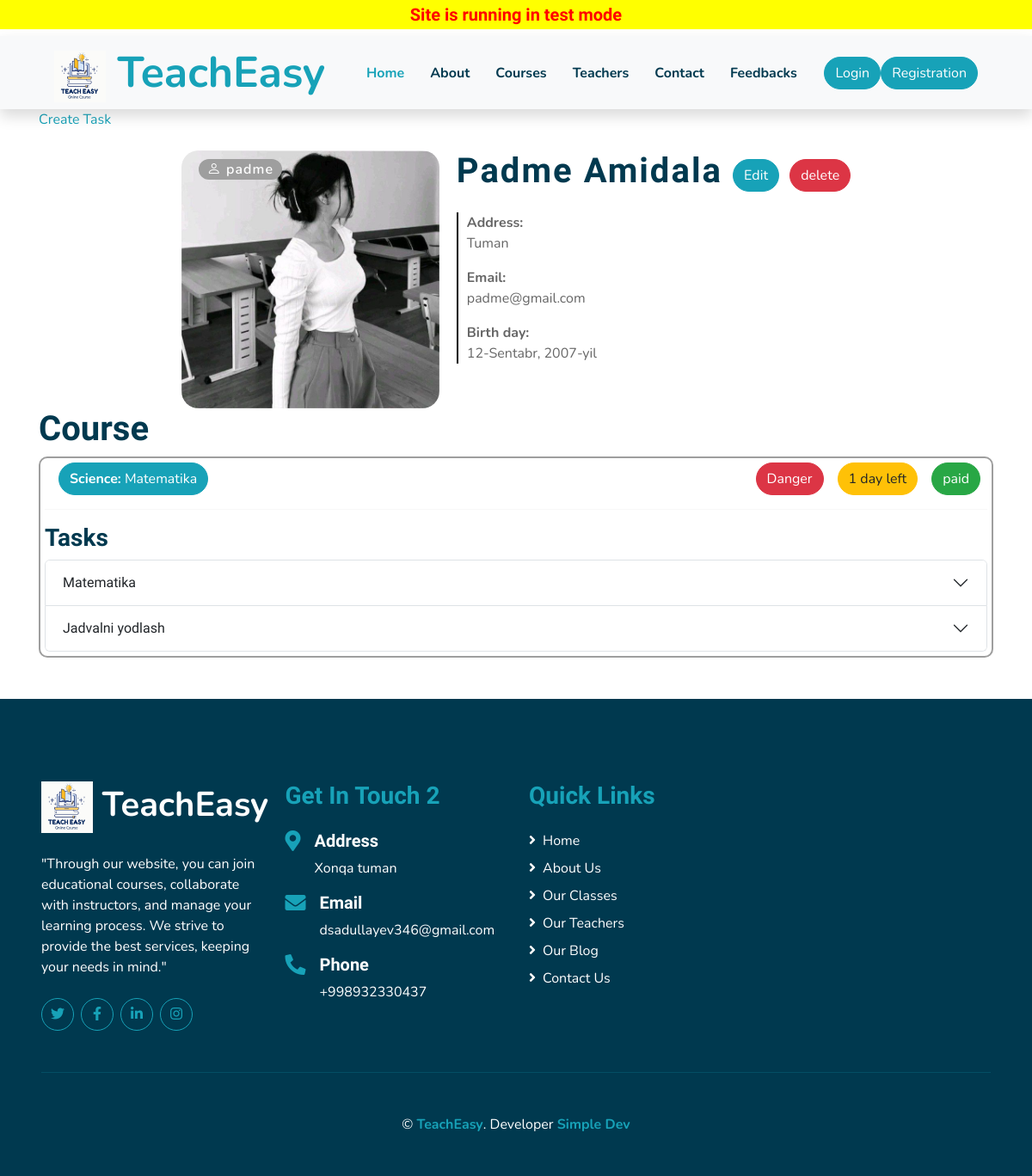
/course/1/student/3/detail, run on the app's committed database.
### main/models.py (models this page shows, shortened)
class CourseStudent(models.Model):
    course = models.ForeignKey(Course, on_delete=models.CASCADE)
    student = models.ForeignKey(Student, on_delete=models.CASCADE, related_name='course_students')
    teacher = models.ForeignKey(Teacher, on_delete=models.CASCADE, related_name='course_teachers')
    start_date = models.DateField()

class Student(models.Model):
    user = models.ForeignKey(CustomUser, on_delete=models.CASCADE)

class CustomUser(AbstractUser):
    birth_date = models.DateField(blank=True, null=True)
    address = models.TextField(blank=True, null=True)
    phone_number = PhoneNumberField(unique=True, blank=True, null=True)
    role = models.CharField(
        max_length=20,
        choices=UserRoleEnum.choices(),
        default=UserRoleEnum.STUDENT.name
    )
    image = models.ImageField(upload_to='users/', blank=True, null=True)

class Course(models.Model):
    name = models.CharField(max_length=50)
    description = models.TextField()
    image = models.ImageField(upload_to='courses/')
    price = models.DecimalField(max_digits=10, decimal_places=2)
    start_time = models.TimeField()
    end_time = models.TimeField()
    schedule_days = models.CharField(max_length=70)
    teacher = models.ForeignKey(Teacher,on_delete=models.SET_NULL,null=True)

class StudentTask(models.Model):
    student = models.ForeignKey(Student, on_delete=models.CASCADE, related_name='student_tasks')
    course = models.ForeignKey(Course, on_delete=models.CASCADE)
    name = models.CharField(max_length=50)
    description = models.TextField()
    given_date = models.DateField()
    until_date = models.DateField()
    is_done = models.BooleanField(default=False)

### main/views.py (the view)
# urls.py: path('course/<int:course_id>/student/<int:student_id>/detail',student_detail_view,name='student_detail'),
def student_detail_view(request, course_id, student_id):
    course_student = CourseStudent.objects.get(course=course_id, student=student_id)
    student = course_student.student
    student_tasks = StudentTask.objects.filter(student=student)
    ctx = {
        'course_student': course_student,
        'student': student,
        'student_tasks': student_tasks
    }
    return render(request, 'student/student_detail.html', ctx)

### template/student/student_detail.html (shortened to what this page needs)
{% extends "main/base.html" %}
{% load static %}
{% block content %}
<div class="container">
  <a href="{% url 'student_task_take' course_id=course_student.course.id student_id=student.id %}">Create Task</a>
  <div class="d-flex mt-4 justify-content-center">
    <div class="d-flex">
      <div class="img-of-teacher">
        <span class="position-absolute"><i class="bi bi-person" style="color: white;"></i>
          {{ course_student.student.user.username }}</span>
        {% if course_student.student.user.image %}
        <img src="{{ course_student.student.user.image.url }}" style="width: 300px; height: 300px;"
          alt="Userni rasmi yo'q">
        {% else %}
        <img src="/static/img/user.png" style="width: 200px; height: 200px;" alt="Userni rasmi yo'q">
        {% endif %}
      </div>
      <div class="detial-of-teacher">
        {% if course_student.student.user.first_name or course_student.student.user.last_name %}
        <h1 class="d-inline">{{ course_student.student.user.first_name }} {{ course_student.student.user.last_name }}</h1>
        {% else %}
        <h1 class="d-inline">No name </h1>
        {% endif %}
        <a class="btn mb-2 ml-2 btn-primary"
          href="{% url 'student_edit' course_id=course_student.course.id student_id=course_student.student.id %}">Edit</a>
        <a class="btn mb-2 ml-2 btn-danger"
          href="{% url 'student_delete' course_id=course_student.course.id student_id=course_student.student.id %}">delete</a>
        <div class="mt-3">
          <strong>Address:</strong>
          {% if course_student.student.user.address %}
          <p>{{ course_student.student.user.address }}</p>
          {% else %}
          <p>address yo'q</p>
          {% endif %}
          <strong>Email:</strong>
          {% if course_student.student.user.email %}
          <p>{{ course_student.student.user.email }}</p>
          {% else %}
          <p>Email yo'q</p>
          {% endif %}
          <strong>Birth day:</strong>
          {% if course_student.student.user.birth_date %}
          <p>{{ course_student.student.user.birth_date }}</p>
          {% else %}
          <p>Tug'ulgan sana yo'q</p>
          {% endif %}
        </div>
      </div>
    </div>
  </div>
  <div>
    <h1>Course</h1>
  </div>
  <div class="tasks">
    <div>
      <div class="d-flex justify-content-between">
        <div class="btn btn-primary ml-3 mr-3">
          <strong>Science:</strong> {{ course_student.course.name }}
        </div>
        <div class="d-flex">
          <div class="btn btn-danger ml-2 mr-2">Danger</div>
          <div class="btn btn-warning ml-2 mr-2">1 day left</div>
          <div class="btn btn-success ml-2 mr-2">paid</div>
        </div>
      </div>
      <hr>
      <div>
        <h3>Tasks</h3>
        <div class="accordion" id="accordionExample">
          {% for student_task in student_tasks %}
          <div class="accordion-item">
            <h2 class="accordion-header" id="heading{{ forloop.counter }}">
              <button
                class="accordion-button collapsed"
                type="button"
                data-bs-toggle="collapse"
                data-bs-target="#collapse{{ forloop.counter }}"
                aria-expanded="false"
                aria-controls="collapse{{ forloop.counter }}">
                {{ student_task.name }}
              </button>
            </h2>
          </div>
          {% endfor %}
        </div>
      </div>
    </div>
  </div>
</div>
{% endblock content %}

### static/css/studentDetial.css (style rules this page uses)
.img-of-teacher img { border-radius: 20px; }
.img-of-teacher span { color: white; font-weight: 600; letter-spacing: 1px; margin: 10px 20px; padding-inline: 10px; border-radius: 40px; background: #9e9e9e; }
.detial-of-teacher { margin-left: 20px; }
.detial-of-teacher h1 { letter-spacing: 2px; margin-bottom: 10px; }
.detial-of-teacher div { border-left: 2px solid black; padding-left: 10px; }
.tasks { border-radius: 10px; border: 2px solid #9e9e9e; padding: 5px; }

### data on the page
CourseStudent: student.user.username "padme", student.user.image (picture), student.user.first_name "Padme", student.user.last_name "Amidala", student.user.address "Tuman", student.user.email "padme@gmail.com", student.user.birth_date "12-Sentabr, 2007-yil", course.name "Matematika"
StudentTask: name "Matematika"
StudentTask: name "Jadvalni yodlash"
